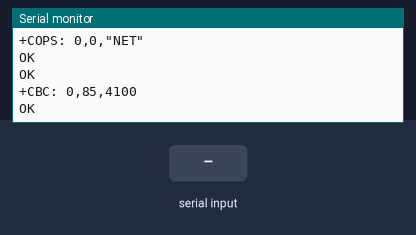
The sketch below on a simulated Arduino Uno, built with avr-gcc and run on an emulated ATmega328P. On the bench: the last lines printed to the serial monitor. The test bench sets the inputs (shaded band). The modem accepts every AT command (registered, SIM ready, sends succeed) and sends nothing else.

Above: at 4.2 s.
4.3 s: "1" received over the second serial link
At 4.9 s:
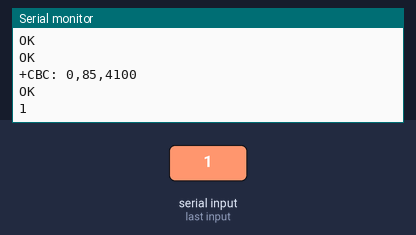
6.0 s: "0" received over the second serial link
At 7.2 s:
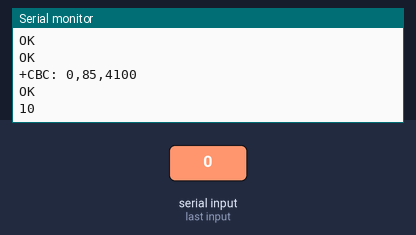

Measured:
- after the input at 4.3 s, the serial monitor: prints a new line after 0.24 s (image 1)
- after the input at 6.0 s, the serial monitor: prints a new line at once (image 2)

The sketch:

Sim800L_code_testingModule.ino
```cpp
#include <SoftwareSerial.h>


// HERE ARE A FEW THINGS TO NOTE BEFORE TESTING THIS MODULE.
// Make sure that ALL GROUNDS ARE ON THE SAME RAIL - Everything Must Share a Common Ground
// Operating Voltage is Betweeen 3.4v to 4.4v - Last Time I used 4.02v to power it (use a buck converter to do that)
// NOTE - Always Connect Ground of BOTH the power source and Sim800L first before Connecting their Respective Vccs. Doing Otherwise will damage the module.
// NOTE - Always Remove the Vcc of BOTH power source and Sim800L first before Removing their Respective Grounds. Doing Otherwise will damage the module.
// 1s Blinking of Module means the module is running but hasn't made any connection to network yet
// 2s Blinking of Modeule means the GPRS data connection of module is active
// 3s Blinking of Module means the Module has connected to network and can send/receive voice/calls and sms
// If every of the above is done and it's still not connecting (I.e blinking every 1s), then check/change the sim card
// Finally, you'll need a resistor divider circuit, 20k side goes to the common ground and 10k side goes to the RX (preferably pin 2)
// NOTE - ATI, AT+COPS=?, AT+COPS?, AT+CBC will not be printed on the Serial monitor (because of this arduino Version, just the OKs

//Create software serial object to communicate with SIM800L
SoftwareSerial mySerial(3, 2); //SIM800L Tx & Rx is connected to Arduino #3 & #2

void setup()
{
  //Begin serial communication with Arduino and Arduino IDE (Serial Monitor)
  Serial.begin(9600);

  //Begin serial communication between Arduino and SIM800L
  mySerial.begin(9600);

  Serial.println("Initializing...");
  delay(1000);

  mySerial.println("ATI"); //Once the handshake/testing test is successful, it will back to OK
  updateSerial();// returns communication output between Soft and Hardware serial port

  mySerial.println("AT+COPS?"); //Signal quality test, value range is 0-31 , 31 is the best above 5 shows a strong network
  updateSerial(); // returns communication output between Soft and Hardware serial port

  mySerial.println("AT+COPS=?"); //Read SIM information to confirm whether the SIM is plugged
  updateSerial(); // returns communication output between Soft and Hardware serial port

  mySerial.println("AT+CBC"); //Check whether it has registered in the network
  updateSerial(); // returns communication output between Soft and Hardware serial port

}

void loop()
{
  updateSerial();
}

void updateSerial() // function for communication between Soft and Hardware serial port
{
  delay(500);
  while (Serial.available()) // checks to see if Hardware serial port is available.
  {
    mySerial.write(Serial.read());//Forward what Hardware Serial received to Software Serial Port
  }
  while(mySerial.available()) //checks to see if Software serial port is available
  {
    Serial.write(mySerial.read());//Forward what Software Serial received to Hardware Serial Port
  }
}
```
